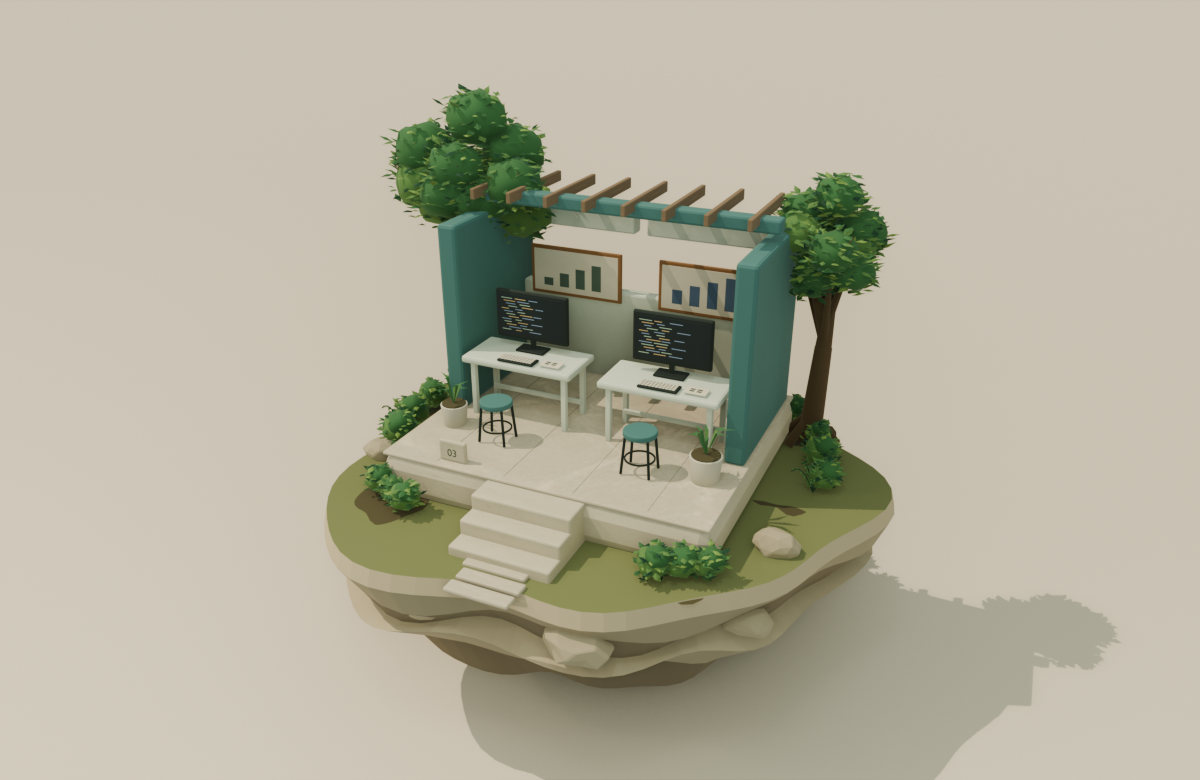
#> input picture assets/world/editorial-v7-comparar.png, 1200 x 780 px, given in place of editorial-v8-pesquisa.png, which was not available
$ python compare_renders_v9.py
#> lines starting #> are read from the running program, lines starting #| are printed output that depends on the picture; pictures that were not available may be replaced by others from this repository, and a replacement may not be noted
"""Build a QA-only side-by-side contact sheet of actual v8/v9 renders."""
from pathlib import Path
from PIL import Image,ImageDraw,ImageFont

ROOT=Path(__file__).resolve().parents[2];SOURCE=ROOT/"assets/world"
IDS=("pesquisa","gerar","comparar","validar","especificar","evoluir","perspectivas")
canvas=Image.new("RGB",(900,7*306),(244,242,235));draw=ImageDraw.Draw(canvas)
#> after `canvas = Image.new('RGB', (900, 7 * 306), (244, 242, 235))`:
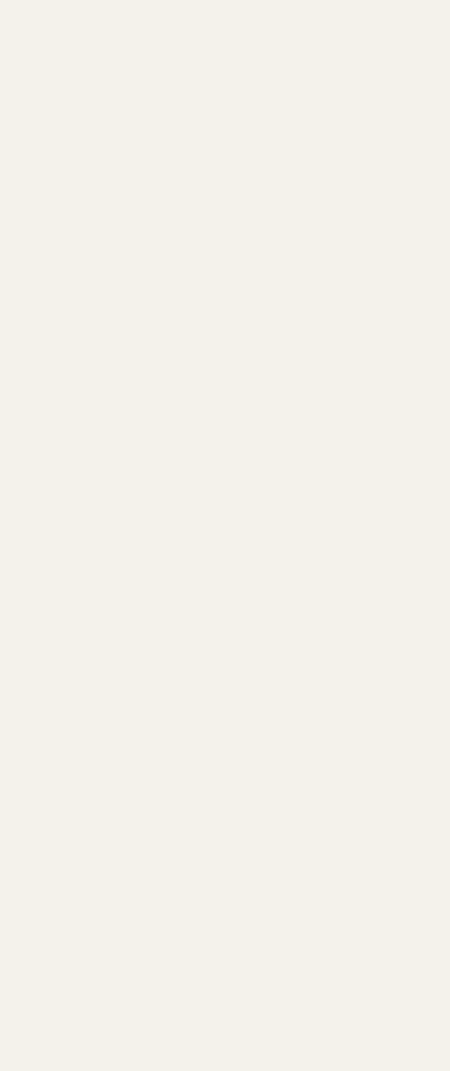
#> canvas: PIL image 900x2142 RGB (shown at 1/2 size); mean R, G, B 244, 242, 235
try:font=ImageFont.truetype("C:/Windows/Fonts/arial.ttf",19)
except OSError:font=ImageFont.load_default()
for row,pid in enumerate(IDS):
    for column,version in enumerate((8,9)):
        image=Image.open(SOURCE/f"editorial-v{version}-{pid}.png").convert("RGB")
        image.thumbnail((440,286),Image.Resampling.LANCZOS)
#> image: PIL image 440x286 RGB
        canvas.paste(image,(column*450,row*306+20))
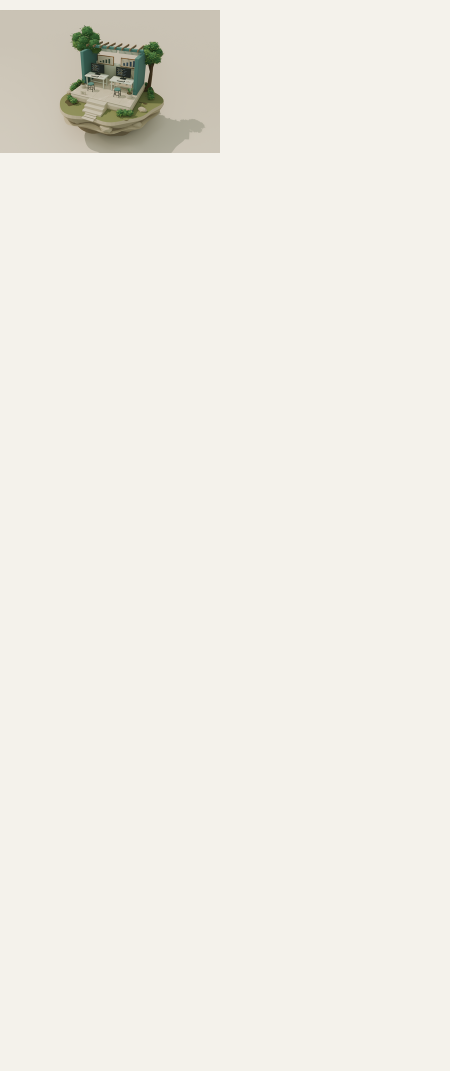
#> canvas: PIL image 900x2142 RGB (shown at 1/2 size); mean R, G, B 239.7, 237.6, 229.9
        draw.text((column*450+10,row*306),f"v{version} — {pid}",fill=(38,50,40),font=font)
#> pass 2 of the loop `for row,pid in enumerate(IDS):`:
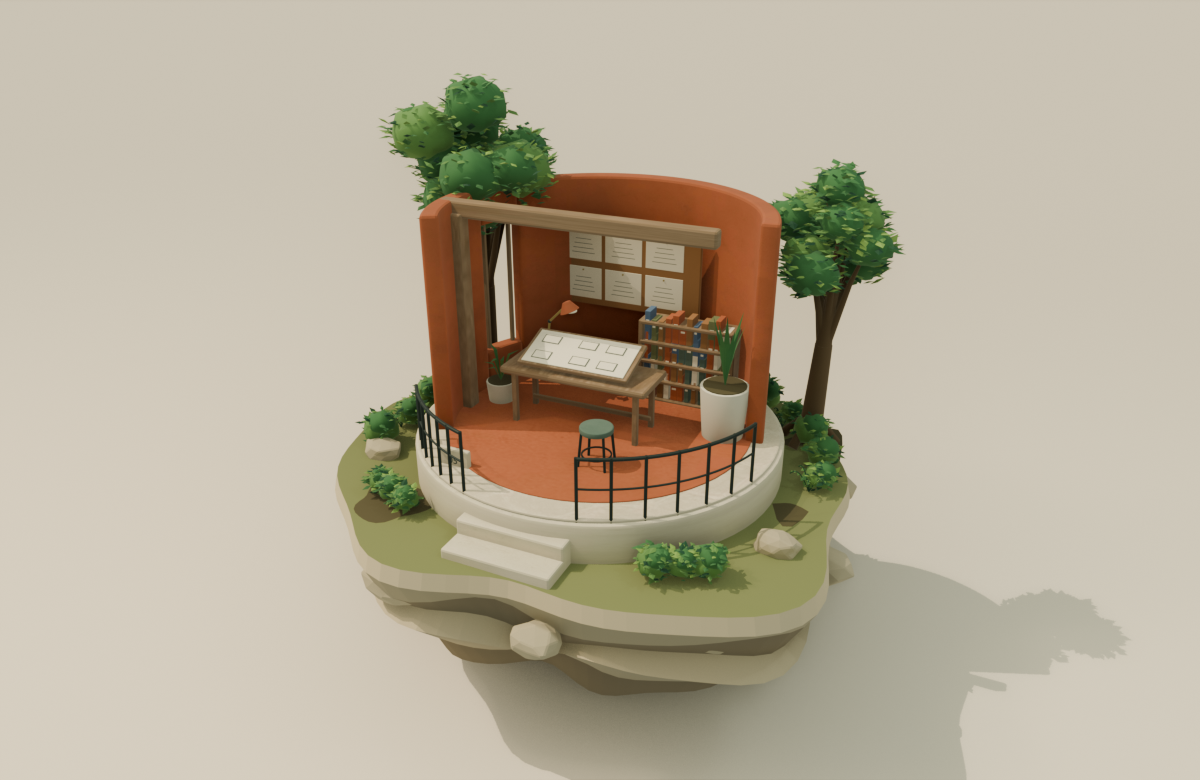
#> input picture assets/world/editorial-v7-especificar.png, 1200 x 780 px, given in place of editorial-v8-gerar.png, which was not available
#> `canvas.paste(image,(column*450,row*306+20))`:
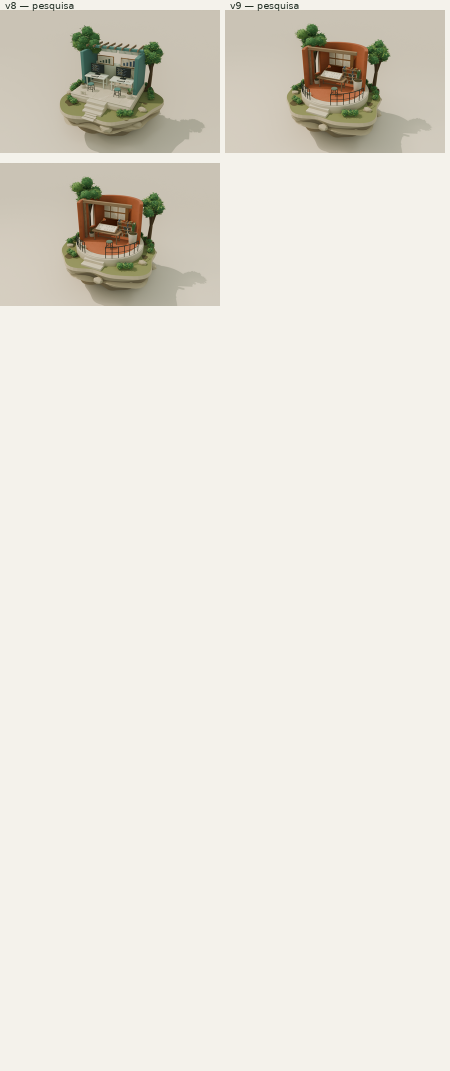
#> canvas: PIL image 900x2142 RGB (shown at 1/2 size); mean R, G, B 231.4, 228.4, 219.1
#> (the run stopped early here; a loop or call above may not have finished)
